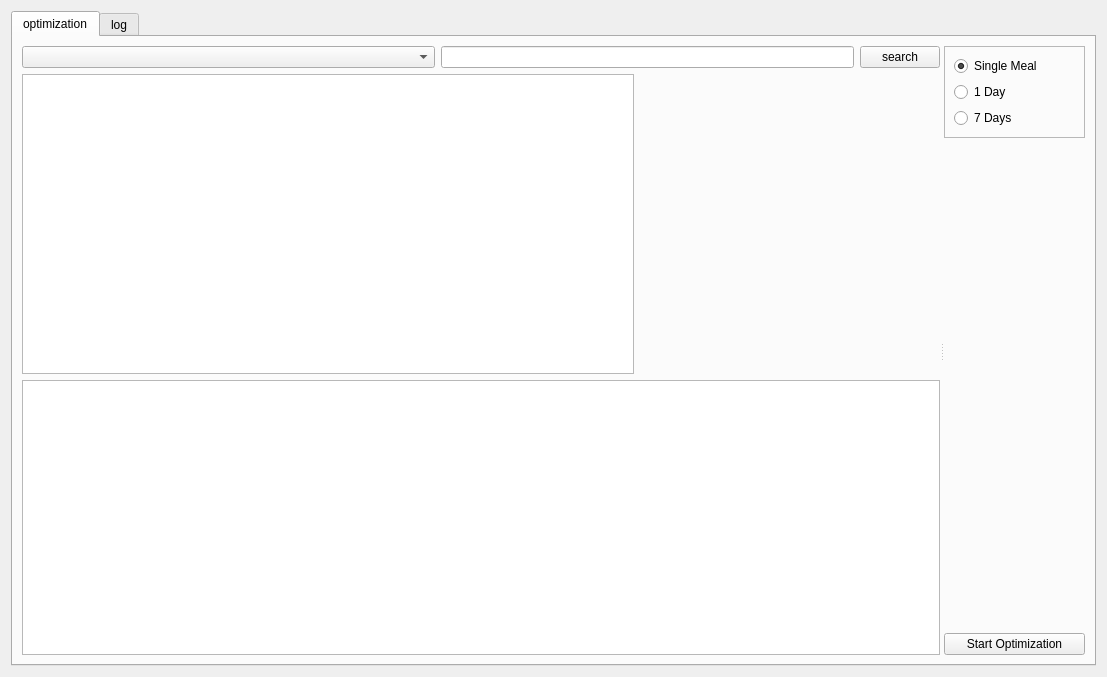
<?xml version="1.0" encoding="UTF-8"?>
<ui version="4.0">
 <class>Form</class>
 <widget class="QWidget" name="Form">
  <property name="geometry">
   <rect>
    <x>0</x>
    <y>0</y>
    <width>1107</width>
    <height>677</height>
   </rect>
  </property>
  <property name="sizePolicy">
   <sizepolicy hsizetype="MinimumExpanding" vsizetype="Preferred">
    <horstretch>0</horstretch>
    <verstretch>0</verstretch>
   </sizepolicy>
  </property>
  <property name="minimumSize">
   <size>
    <width>500</width>
    <height>200</height>
   </size>
  </property>
  <property name="maximumSize">
   <size>
    <width>1000000</width>
    <height>800000</height>
   </size>
  </property>
  <property name="windowTitle">
   <string>Nutrition Optimization</string>
  </property>
  <layout class="QVBoxLayout" name="verticalLayout_6">
   <item>
    <widget class="QTabWidget" name="tabWidget">
     <property name="currentIndex">
      <number>0</number>
     </property>
     <widget class="QWidget" name="tab">
      <attribute name="title">
       <string>optimization</string>
      </attribute>
      <layout class="QVBoxLayout" name="verticalLayout_5">
       <item>
        <widget class="QSplitter" name="splitter">
         <property name="orientation">
          <enum>Qt::Horizontal</enum>
         </property>
         <widget class="QWidget" name="layoutWidget">
          <layout class="QVBoxLayout" name="verticalLayout">
           <item>
            <layout class="QHBoxLayout" name="horizontalLayout">
             <item>
              <widget class="QComboBox" name="comboBox_categories">
               <property name="sizePolicy">
                <sizepolicy hsizetype="MinimumExpanding" vsizetype="Fixed">
                 <horstretch>0</horstretch>
                 <verstretch>0</verstretch>
                </sizepolicy>
               </property>
               <property name="minimumSize">
                <size>
                 <width>180</width>
                 <height>0</height>
                </size>
               </property>
               <property name="maximumSize">
                <size>
                 <width>500000</width>
                 <height>16777215</height>
                </size>
               </property>
              </widget>
             </item>
             <item>
              <widget class="QLineEdit" name="lineEdit_search">
               <property name="maximumSize">
                <size>
                 <width>2000000</width>
                 <height>16777215</height>
                </size>
               </property>
              </widget>
             </item>
             <item>
              <widget class="QPushButton" name="pushButton_search">
               <property name="maximumSize">
                <size>
                 <width>1000000</width>
                 <height>16777215</height>
                </size>
               </property>
               <property name="text">
                <string>search</string>
               </property>
              </widget>
             </item>
            </layout>
           </item>
           <item>
            <layout class="QHBoxLayout" name="horizontalLayout_2">
             <item>
              <widget class="QTableWidget" name="tableWidget_overview">
               <property name="sizePolicy">
                <sizepolicy hsizetype="MinimumExpanding" vsizetype="MinimumExpanding">
                 <horstretch>0</horstretch>
                 <verstretch>0</verstretch>
                </sizepolicy>
               </property>
               <property name="minimumSize">
                <size>
                 <width>400</width>
                 <height>200</height>
                </size>
               </property>
               <property name="maximumSize">
                <size>
                 <width>2000000</width>
                 <height>2000000</height>
                </size>
               </property>
              </widget>
             </item>
             <item>
              <widget class="MatplotlibWidget" name="mpl_widget" native="true">
               <property name="minimumSize">
                <size>
                 <width>300</width>
                 <height>300</height>
                </size>
               </property>
              </widget>
             </item>
            </layout>
           </item>
           <item>
            <widget class="QTableWidget" name="tableWidget_userSelection">
             <property name="sizePolicy">
              <sizepolicy hsizetype="MinimumExpanding" vsizetype="MinimumExpanding">
               <horstretch>0</horstretch>
               <verstretch>0</verstretch>
              </sizepolicy>
             </property>
             <property name="minimumSize">
              <size>
               <width>500</width>
               <height>200</height>
              </size>
             </property>
             <property name="maximumSize">
              <size>
               <width>16777215</width>
               <height>16777215</height>
              </size>
             </property>
            </widget>
           </item>
          </layout>
         </widget>
         <widget class="QWidget" name="layoutWidget">
          <layout class="QVBoxLayout" name="verticalLayout_4">
           <item>
            <widget class="QFrame" name="frame">
             <property name="frameShape">
              <enum>QFrame::StyledPanel</enum>
             </property>
             <property name="frameShadow">
              <enum>QFrame::Raised</enum>
             </property>
             <layout class="QVBoxLayout" name="verticalLayout_3">
              <item>
               <layout class="QVBoxLayout" name="verticalLayout_2">
                <item>
                 <widget class="QRadioButton" name="radioButton_singleMeal">
                  <property name="text">
                   <string>Single Meal</string>
                  </property>
                  <property name="checked">
                   <bool>true</bool>
                  </property>
                 </widget>
                </item>
                <item>
                 <widget class="QRadioButton" name="radioButton_oneDay">
                  <property name="text">
                   <string>1 Day</string>
                  </property>
                 </widget>
                </item>
                <item>
                 <widget class="QRadioButton" name="radioButton_sevenDays">
                  <property name="text">
                   <string>7 Days</string>
                  </property>
                 </widget>
                </item>
               </layout>
              </item>
             </layout>
            </widget>
           </item>
           <item>
            <spacer name="verticalSpacer">
             <property name="orientation">
              <enum>Qt::Vertical</enum>
             </property>
             <property name="sizeHint" stdset="0">
              <size>
               <width>20</width>
               <height>40</height>
              </size>
             </property>
            </spacer>
           </item>
           <item>
            <widget class="QPushButton" name="pushButton_startOptimization">
             <property name="text">
              <string>Start Optimization</string>
             </property>
            </widget>
           </item>
          </layout>
         </widget>
        </widget>
       </item>
      </layout>
     </widget>
     <widget class="QWidget" name="tab_2">
      <attribute name="title">
       <string>log</string>
      </attribute>
     </widget>
    </widget>
   </item>
  </layout>
 </widget>
 <customwidgets>
  <customwidget>
   <class>MatplotlibWidget</class>
   <extends>QWidget</extends>
   <header>matplotlibwidget</header>
   <container>1</container>
  </customwidget>
 </customwidgets>
 <resources/>
 <connections/>
</ui>
